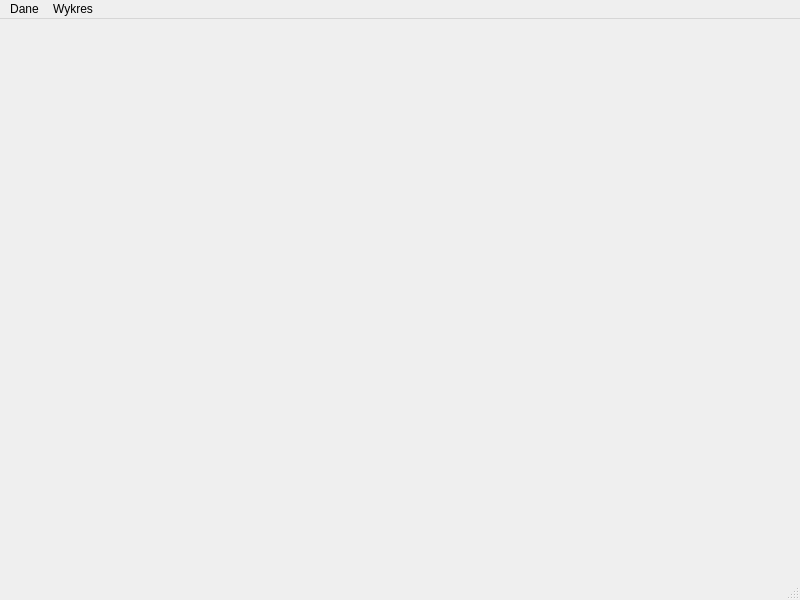
<?xml version="1.0" encoding="UTF-8"?>
<ui version="4.0">
 <class>mainWindow</class>
 <widget class="QMainWindow" name="mainWindow">
  <property name="geometry">
   <rect>
    <x>0</x>
    <y>0</y>
    <width>800</width>
    <height>600</height>
   </rect>
  </property>
  <property name="windowTitle">
   <string>COVID APP</string>
  </property>
  <widget class="QWidget" name="centralwidget"/>
  <widget class="QMenuBar" name="menubar">
   <property name="geometry">
    <rect>
     <x>0</x>
     <y>0</y>
     <width>800</width>
     <height>22</height>
    </rect>
   </property>
   <widget class="QMenu" name="menuDane">
    <property name="title">
     <string>Dane</string>
    </property>
    <addaction name="actionPobierz_dane"/>
    <addaction name="actionUstaw_zakres_dat"/>
    <addaction name="actionWyswietl_dane"/>
    <addaction name="separator"/>
    <addaction name="actionZamknij"/>
   </widget>
   <widget class="QMenu" name="menuWykres">
    <property name="title">
     <string>Wykres</string>
    </property>
    <addaction name="actionWy_wietl_wykres_dla_powiatu"/>
   </widget>
   <addaction name="menuDane"/>
   <addaction name="menuWykres"/>
  </widget>
  <widget class="QStatusBar" name="statusbar"/>
  <action name="actionPobierz_dane">
   <property name="text">
    <string>Pobierz dane</string>
   </property>
  </action>
  <action name="actionWyswietl_dane">
   <property name="text">
    <string>Wyświetl dane w tabeli</string>
   </property>
  </action>
  <action name="actionUstaw_zakres_dat">
   <property name="text">
    <string>Ustaw zakres dat</string>
   </property>
  </action>
  <action name="actionWy_wietl_wykres_dla_powiatu">
   <property name="text">
    <string>Wyświetl wykres dla powiatu</string>
   </property>
  </action>
  <action name="actionZamknij">
   <property name="text">
    <string>Zamknij</string>
   </property>
  </action>
 </widget>
 <resources/>
 <connections/>
</ui>
